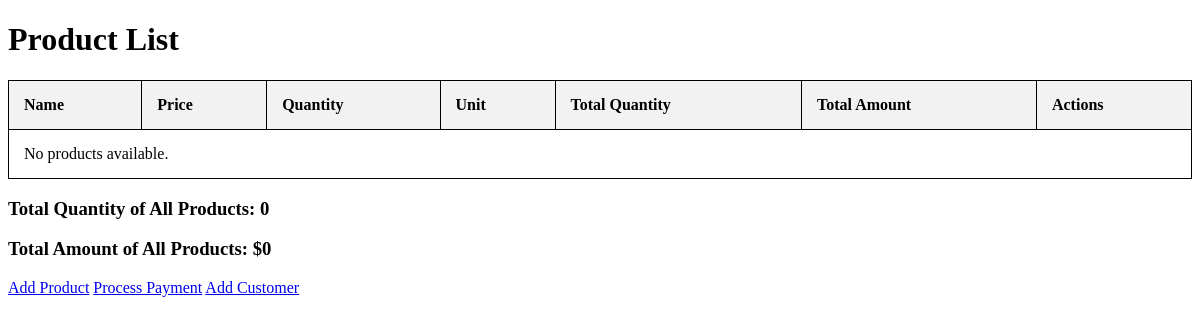
The page /pos/ on the database as committed earlier.
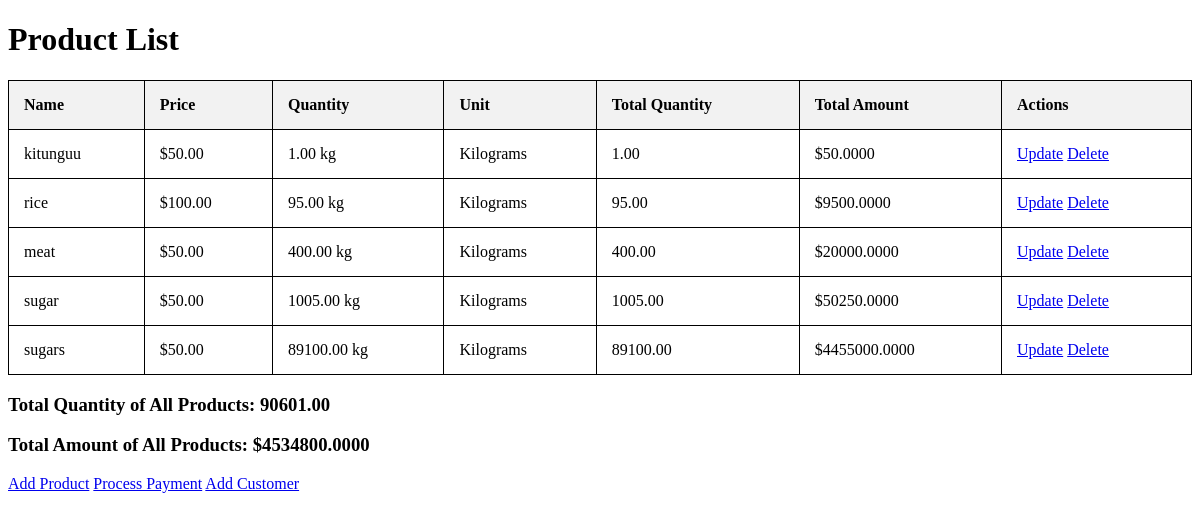
The same page on the database as committed later.
### pos/models.py (models this page shows, shortened)
class Product(models.Model):
    UNIT_CHOICES = [
        ('kg', 'Kilograms'),
        ('pcs', 'Pieces'),
        ('m', 'Meters'),
    ]
    name = models.CharField(max_length=100)
    price = models.DecimalField(max_digits=10, decimal_places=2)
    quantity = models.DecimalField(max_digits=10, decimal_places=2)
    unit = models.CharField(max_length=10, choices=UNIT_CHOICES)

### pos/views.py (the view)
# urls.py: path('', views.product_list, name='product_list'),
def product_list(request):
    products = Product.objects.all()
    total_quantity = sum(product.quantity for product in products)
    total_amount = sum(product.quantity * product.price for product in products)
    products_with_total = [
        {'product': product, 'total_amount': product.quantity * product.price}
        for product in products
    ]
    return render(request, 'pos/product_list.html', {
        'products': products_with_total,
        'total_quantity': total_quantity,
        'total_amount': total_amount,
    })

### pos/templates/pos/product_list.html (shortened to what this page needs)
<!DOCTYPE html>
<html lang="en">
<head>
</head>
<body>
    <h1>Product List</h1>
    <table>
        <thead>
            <tr>
                <th>Name</th>
                <th>Price</th>
                <th>Quantity</th>
                <th>Unit</th>
                <th>Total Quantity</th>
                <th>Total Amount</th>
                <th>Actions</th>
            </tr>
        </thead>
        <tbody>
            {% for item in products %}
                <tr>
                    <td>{{ item.product.name }}</td>
                    <td>${{ item.product.price }}</td>
                    <td>{{ item.product.quantity }} {{ item.product.unit }}</td>
                    <td>{{ item.product.get_unit_display }}</td>
                    <td>{{ item.product.quantity }}</td>
                    <td>${{ item.total_amount }}</td>
                    <td>
                        <a href="{% url 'update_product' item.product.pk %}">Update</a>
                        <a href="{% url 'delete_product' item.product.pk %}">Delete</a>
                    </td>
                </tr>
            {% empty %}
                <tr>
                    <td colspan="7">No products available.</td>
                </tr>
            {% endfor %}
        </tbody>
    </table>
    <h3>Total Quantity of All Products: {{ total_quantity }}</h3>
    <h3>Total Amount of All Products: ${{ total_amount }}</h3>
    <a href="{% url 'add_product' %}">Add Product</a>
    <a href="{% url 'process_payment' %}">Process Payment</a>
    <a href="{% url 'add_customer' %}">Add Customer</a>
</body>
</html>

### pos/templates/pos/product_list.html (style rules this page uses)
table { width: 100%; border-collapse: collapse; }
table, th, td { border: 1px solid black; }
th, td { padding: 15px; text-align: left; }
th { background-color: #f2f2f2; }

Rows that differ between the two databases and show on the page:
added Product: product.name "kitunguu", product.price "50.00", product.quantity "1.00", product.unit "kg", product.unit "Kilograms", total_amount "50.0000"
added Product: product.name "rice", product.price "100.00", product.quantity "95.00", product.unit "kg", product.unit "Kilograms", total_amount "9500.0000"
added Product: product.name "meat", product.price "50.00", product.quantity "400.00", product.unit "kg", product.unit "Kilograms", total_amount "20000.0000"
added Product: product.name "sugar", product.price "50.00", product.quantity "1005.00", product.unit "kg", product.unit "Kilograms", total_amount "50250.0000"
added Product: product.name "sugars", product.price "50.00", product.quantity "89100.00", product.unit "kg", product.unit "Kilograms", total_amount "4455000.0000"
Other text that changed with them:
{{ total_quantity }}: "0" → "90601.00"
{{ total_amount }}: "0" → "4534800.0000"
text no longer shown: "No products available."
